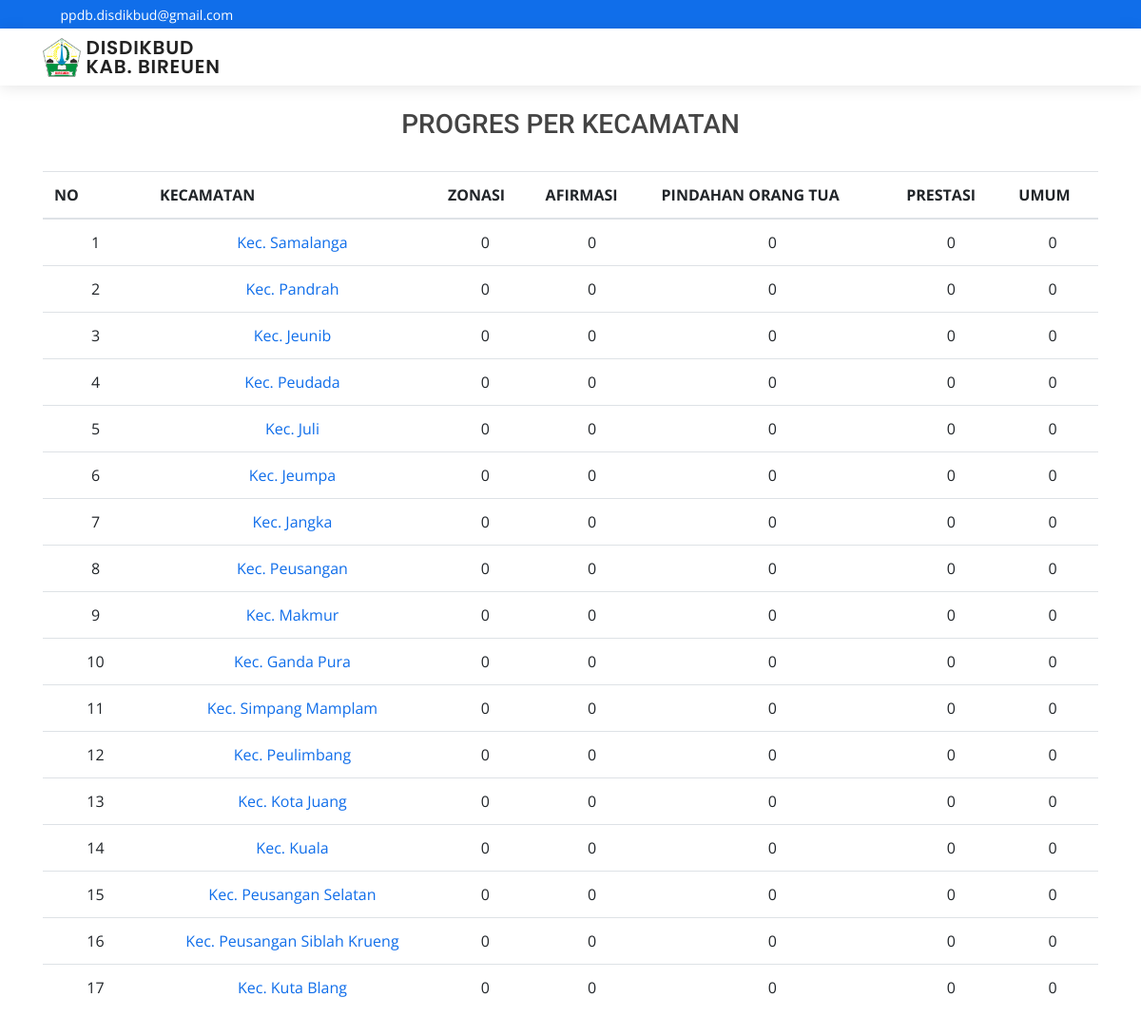
Page /index.php/hal/progress_data on the committed database.
### tables this page shows
CREATE TABLE `data_wilayah` (
  `kode_wilayah` varchar(10) NOT NULL,
  `nama_wilayah` varchar(100) NOT NULL,
  `id_level` varchar(5) NOT NULL
);

### application/controllers/Hal.php (called while the page is built, shortened)
<?php
class Hal extends CI_Controller {
	public function progress_data()
	{
		$data['tampilsekolah'] = $this->M_ppdb->tampilsekolah()->result();
		$data['kecamatan'] = $this->M_ppdb->tampilkuotawilayah();
		$this->load->view('progress_hal',$data);
	}
}

### index.php (called while the page is built, shortened)
<?php
require_once BASEPATH.'core/CodeIgniter.php';

### application/models/M_ppdb.php (called while the page is built, shortened)
<?php
class M_ppdb extends CI_Model
{
    function tampilkuotawilayah()
    {
        $query = $this->db->query("SELECT dw.kode_wilayah, dw.nama_wilayah, SUM(k.total) as total_penerimaan,
                                        (SELECT count(sk.id_pesertadidik) from sekolah_tujuan sk JOIN data_smp smp ON smp.id_sekolah=sk.id_sekolah JOIN pengguna p ON p.id_pesertadidik=sk.id_pesertadidik WHERE p.status=1 AND sk.jenis_pendaftaran=1 AND smp.kode_wilayah=dw.kode_wilayah) AS zonasi,
                                        (SELECT count(sk.id_pesertadidik) from sekolah_tujuan sk JOIN data_smp smp ON smp.id_sekolah=sk.id_sekolah JOIN pengguna p ON p.id_pesertadidik=sk.id_pesertadidik WHERE p.status=1 AND sk.jenis_pendaftaran=2 AND smp.kode_wilayah=dw.kode_wilayah) AS afirmasi,
                                        (SELECT count(sk.id_pesertadidik) from sekolah_tujuan sk JOIN data_smp smp ON smp.id_sekolah=sk.id_sekolah JOIN pengguna p ON p.id_pesertadidik=sk.id_pesertadidik WHERE p.status=1 AND sk.jenis_pendaftaran=3 AND smp.kode_wilayah=dw.kode_wilayah) AS pindahan,
                                        (SELECT count(sk.id_pesertadidik) from sekolah_tujuan sk JOIN data_smp smp ON smp.id_sekolah=sk.id_sekolah JOIN pengguna p ON p.id_pesertadidik=sk.id_pesertadidik WHERE p.status=1 AND sk.jenis_pendaftaran=4 AND smp.kode_wilayah=dw.kode_wilayah) AS prestasi,
                                        (SELECT count(sk.id_pesertadidik) from sekolah_tujuan sk JOIN data_smp smp ON smp.id_sekolah=sk.id_sekolah JOIN pengguna p ON p.id_pesertadidik=sk.id_pesertadidik WHERE p.status=1 AND sk.jenis_pendaftaran=5 AND smp.kode_wilayah=dw.kode_wilayah) AS umum
                                    from sekolah_tujuan st
                                    RIGHT JOIN data_smp ds ON ds.id_sekolah=st.id_sekolah
                                    JOIN data_wilayah dw ON dw.kode_wilayah=ds.kode_wilayah
                                    JOIN kuota_siswa k ON k.id_sekolah=ds.id_sekolah
                                    GROUP by dw.kode_wilayah");
        return $query->result_array();
    }
}

### application/views/progress_hal.php (the view, shortened to what this page needs)
<!doctype html>
<html lang="en">
  <head>
    <link rel="stylesheet" href="https://cdn.jsdelivr.net/npm/bootstrap@4.5.3/dist/css/bootstrap.min.css">
    <link rel="stylesheet" href="https://cdn.jsdelivr.net/npm/bootstrap-select@1.13.14/dist/css/bootstrap-select.min.css">
  <link href="<?=base_url()?>assets/vendor/bootstrap/css/bootstrap.min.css" rel="stylesheet">
  <link href="<?=base_url()?>assets/vendor/icofont/icofont.min.css" rel="stylesheet">
  <link href="<?=base_url()?>assets/vendor/boxicons/css/boxicons.min.css" rel="stylesheet">
  <link href="<?=base_url()?>assets/vendor/owl.carousel/assets/owl.carousel.min.css" rel="stylesheet">
  <link href="<?=base_url()?>assets/vendor/venobox/venobox.css" rel="stylesheet">
  <link href="<?=base_url()?>assets/vendor/aos/aos.css" rel="stylesheet">
  <link href="https://cdn.datatables.net/1.10.24/css/dataTables.bootstrap4.min.css" rel="stylesheet">
  <link href="<?=base_url()?>assets/css/style.css" rel="stylesheet">
  </head>
  <body  >
  <div id="topbar" class="d-none d-lg-flex align-items-center">
    <div class="container d-flex">
      <div class="contact-info mr-auto">
        <i class="icofont-envelope"></i> <a>ppdb.disdikbud@gmail.com</a>
      </div>
      <div class="social-links">
        <a href="#" class="twitter"><i class="icofont-twitter"></i></a>
        <a href="#" class="facebook"><i class="icofont-facebook"></i></a>
        <a href="#" class="instagram"><i class="icofont-instagram"></i></a>
        <a href="#" class="skype"><i class="icofont-skype"></i></a>
        <a href="#" class="linkedin"><i class="icofont-linkedin"></i></i></a>
      </div>
    </div>
  </div>
  <header id="header" >
    <div class="container d-flex align-items-center">
      <img src="<?=base_url()?>assets/img/favicon.png" alt="" width="40px"><h2 class="logo mr-auto"><a href="<?=base_url()?>">&nbsp;DISDIKBUD<br>&nbsp;KAB. BIREUEN<span></span></a></h2></img>
    </div>
  </header>
      <div class="container text-center">
          <br>
          <h3>PROGRES PER KECAMATAN</h3>
          <br>
      </div>
    <div class="container">
    <table class="table table-hover" id="example">
          <thead class="text-left">
            <tr>
              <th scope="col" style="width:10%;">NO</th>
              <th scope="col">KECAMATAN</th>
              <th scope="col">ZONASI</th>
              <th scope="col">AFIRMASI</th>
              <th scope="col">PINDAHAN ORANG TUA</th>
              <th scope="col">PRESTASI</th>
              <th scope="col">UMUM</th>
            </tr>
          </thead>
          <tbody>
            <?php $i = 1;
            foreach ($kecamatan as $data) :
            ?>
              <tr class="nomor text-center">
                <td scope="row"><?php echo $i; ?></td>
                <td><a href="<?php echo base_url('hal/tampil_sekolah_wilayah/') . $data['kode_wilayah']; ?>"><?= $data['nama_wilayah']; ?></a></td>
                <td><?=$data['zonasi'];?></td>
                <td><?=$data['afirmasi'];?></td>
                <td><?=$data['pindahan'];?></td>
                <td><?=$data['prestasi'];?></td>
                <td><?=$data['umum'];?></td>
              </tr>
              <?php $i++; ?>
            <?php endforeach; ?>
          </tbody>
        </table>
<br>
    </div>
  </body>
</html>

### assets/css/style.css (style rules this page uses)
body { font-family: "Open Sans", sans-serif; color: #444444; }
a { color: #106eea; }
h1, h2, h3, h4, h5, h6 { font-family: "Roboto", sans-serif; }
#topbar { background: #106eea; height: 30px; font-size: 14px; transition: all 1s; color: #fff; }
#topbar .contact-info a { line-height: 1; color: #fff; transition: 0.3s; }
#topbar .contact-info i { padding-right: 4px; margin-left: 15px; }
#topbar .contact-info i:first-child { margin-left: 0; }
#topbar .social-links a { color: rgba(255, 255, 255, 0.6); padding-left: 15px; display: inline-block; line-height: 1px; transition: 0.3s; }
#header { background: #fff; transition: all 1s; z-index: 900; padding: 10px 0; top: 0px; height: 60px; box-shadow: 0px 2px 15px rgba(0, 0, 0, 0.1); }
#header .logo { font-size: 20px; margin: 0; padding: 0; line-height: 1; font-weight: 600; letter-spacing: 0.8px; font-family: "Poppins", sans-serif; }
#header .logo a { color: #222222; }

### rows in the picture
data_wilayah: nama_wilayah "Kec. Samalanga", zonasi "0", afirmasi "0", pindahan "0", prestasi "0", umum "0"
data_wilayah: nama_wilayah "Kec. Pandrah", zonasi "0", afirmasi "0", pindahan "0", prestasi "0", umum "0"
data_wilayah: nama_wilayah "Kec. Jeunib", zonasi "0", afirmasi "0", pindahan "0", prestasi "0", umum "0"
data_wilayah: nama_wilayah "Kec. Peudada", zonasi "0", afirmasi "0", pindahan "0", prestasi "0", umum "0"
data_wilayah: nama_wilayah "Kec. Juli", zonasi "0", afirmasi "0", pindahan "0", prestasi "0", umum "0"
data_wilayah: nama_wilayah "Kec. Jeumpa", zonasi "0", afirmasi "0", pindahan "0", prestasi "0", umum "0"
data_wilayah: nama_wilayah "Kec. Jangka", zonasi "0", afirmasi "0", pindahan "0", prestasi "0", umum "0"
data_wilayah: nama_wilayah "Kec. Peusangan", zonasi "0", afirmasi "0", pindahan "0", prestasi "0", umum "0"
data_wilayah: nama_wilayah "Kec. Makmur", zonasi "0", afirmasi "0", pindahan "0", prestasi "0", umum "0"
data_wilayah: nama_wilayah "Kec. Ganda Pura", zonasi "0", afirmasi "0", pindahan "0", prestasi "0", umum "0"
data_wilayah: nama_wilayah "Kec. Simpang Mamplam", zonasi "0", afirmasi "0", pindahan "0", prestasi "0", umum "0"
data_wilayah: nama_wilayah "Kec. Peulimbang", zonasi "0", afirmasi "0", pindahan "0", prestasi "0", umum "0"
data_wilayah: nama_wilayah "Kec. Kota Juang", zonasi "0", afirmasi "0", pindahan "0", prestasi "0", umum "0"
data_wilayah: nama_wilayah "Kec. Kuala", zonasi "0", afirmasi "0", pindahan "0", prestasi "0", umum "0"
data_wilayah: nama_wilayah "Kec. Peusangan Selatan", zonasi "0", afirmasi "0", pindahan "0", prestasi "0", umum "0"
data_wilayah: nama_wilayah "Kec. Peusangan Siblah Krueng", zonasi "0", afirmasi "0", pindahan "0", prestasi "0", umum "0"
data_wilayah: nama_wilayah "Kec. Kuta Blang", zonasi "0", afirmasi "0", pindahan "0", prestasi "0", umum "0"
